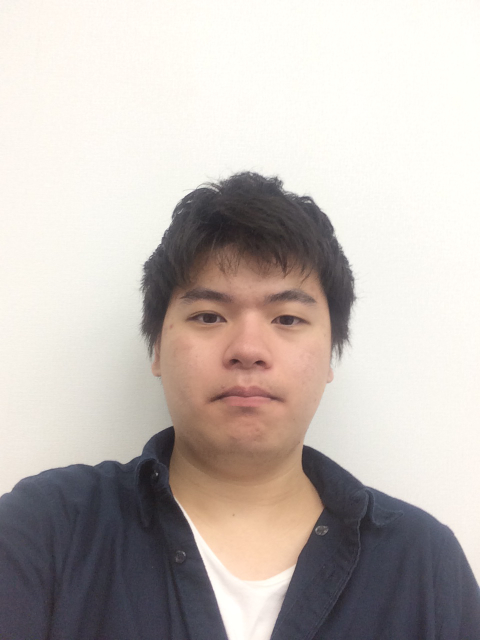
#> input picture test1.jpg, 960 x 1280 px (shown at 1/2 size)
$ python -i roulette.py   (imports and definitions only)
#> lines starting #> are read from the running program, lines starting #| are printed output that depends on the picture
#> further down, picture is the input picture: shape (1280, 960, 3); mean B, G, R 180.4, 184.9, 192.9
import numpy as np
import cv2


face_cascade = cv2.CascadeClassifier('cascade_file/haarcascade_frontalface_default.xml')
eye_cascade = cv2.CascadeClassifier('cascade_file/haarcascade_eye.xml')


def face(image,image_gray,facerect):
        x = facerect[0]
        y = facerect[1]
        w = facerect[2]
        h = facerect[3]
        size = (300,300)
        img  = image[y-30:y+h+10, x:x+w]
        trim_face = cv2.resize(img, size, interpolation = cv2.INTER_CUBIC)
        eye   = trim_face[  0:150]
        nose  = trim_face[150:210]
        mouth = trim_face[210:300]

        return {
            "eye"  : cv2.imencode( '.jpg' ,   eye ),
            "nose" : cv2.imencode( '.jpg' ,  nose ),
            "mouth": cv2.imencode( '.jpg' , mouth )
        }

def readImageRL(image):
    size = (800,800)
    image = cv2.resize(image, size, interpolation = cv2.INTER_CUBIC)
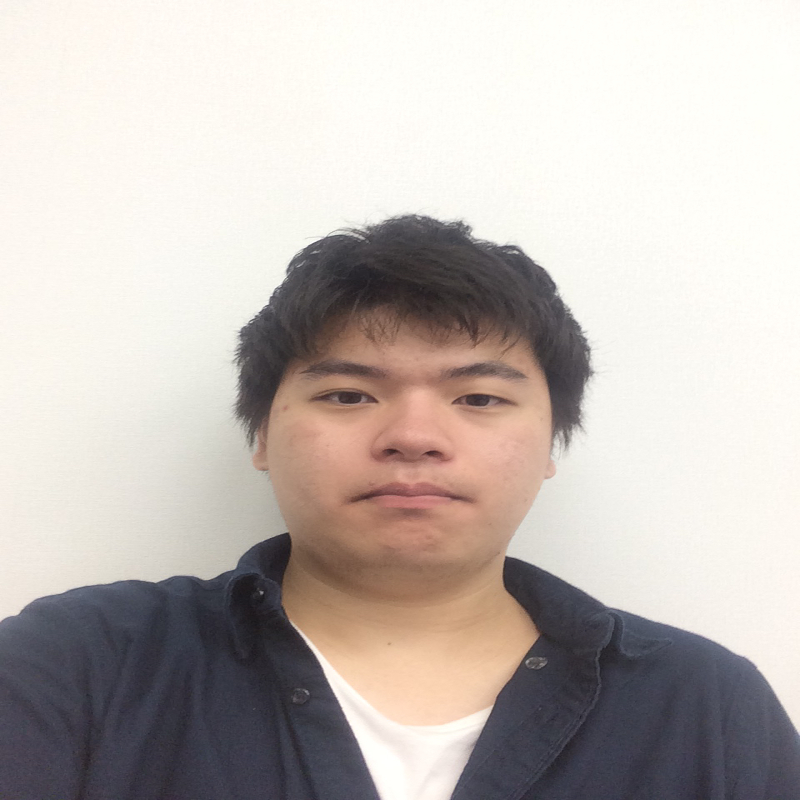
#> image: shape (800, 800, 3); mean of channels 0, 1, 2 180.4, 184.9, 192.9; drawn as B, G, R
    image_gray = cv2.cvtColor(image, cv2.COLOR_BGR2GRAY)
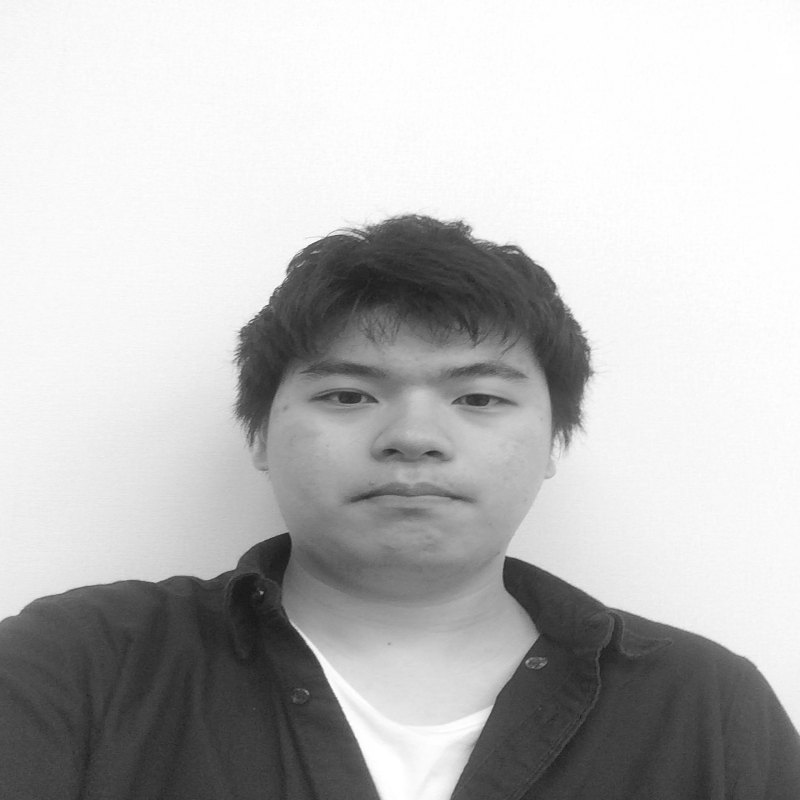
#> image_gray: shape (800, 800); min 21, max 255, mean 186.8
    facerect = face_cascade.detectMultiScale(image_gray, 1.1, 5)
#> facerect = [[255, 266, 318, 318]]
    return face(image,image_gray,facerect)
#> in face, `x = facerect[0]`: x = [255, 266, 318, 318]

>>> import cv2
>>> picture = cv2.imread('test1.jpg')
#> (the run stopped early here; a loop or call above may not have finished)
